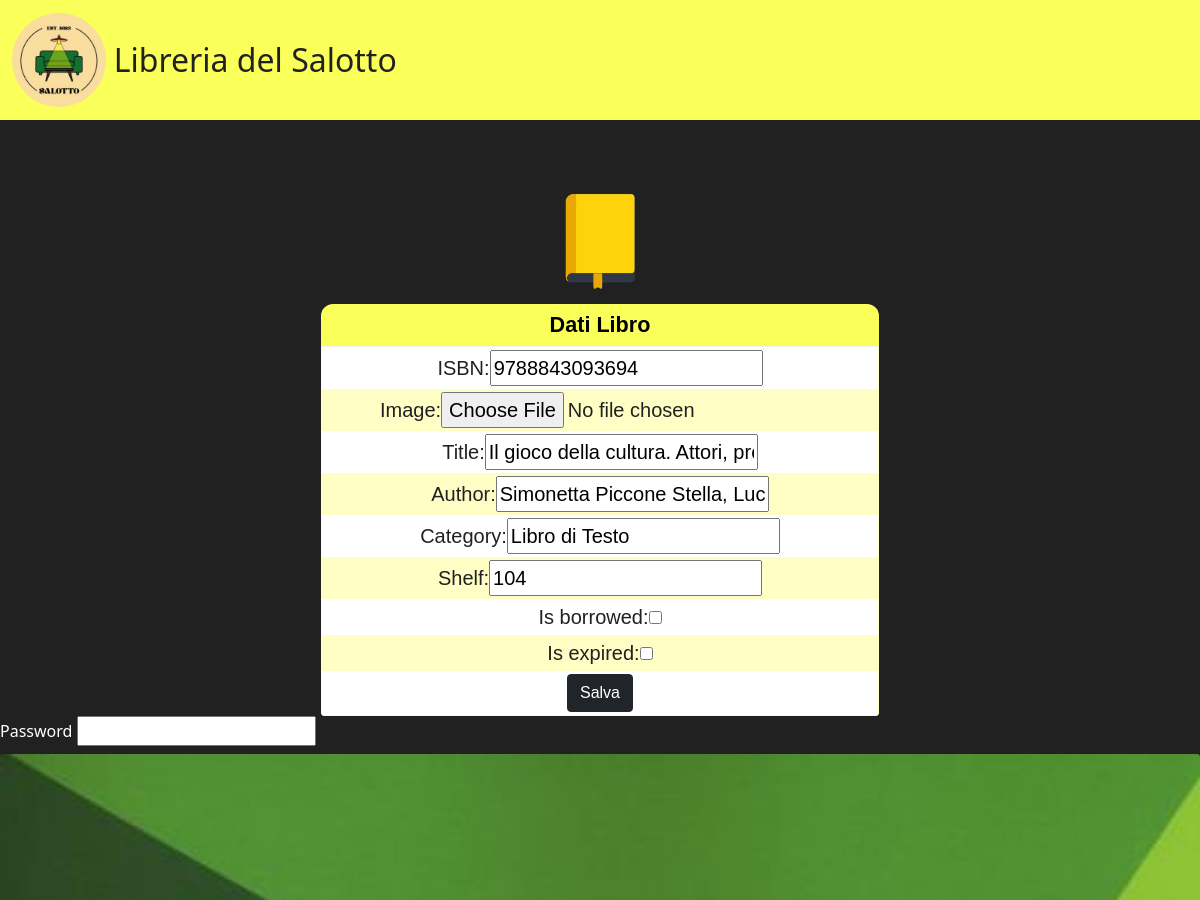
Before: /libreria/9788843093694/modify (upper part) with the older database file.
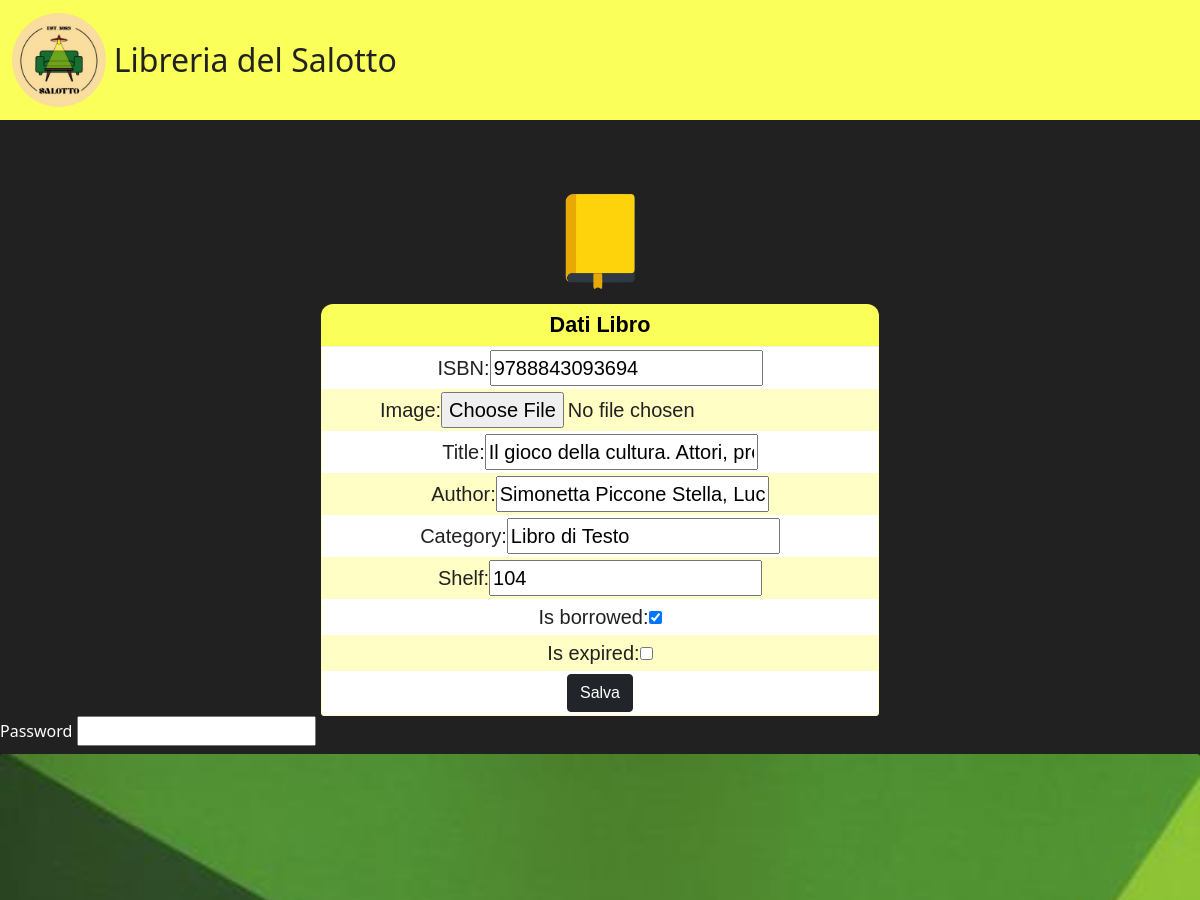
After: the same page with the newer database file.
### libreria/models.py (models this page shows, shortened)
class Libro(models.Model):
    book_id = models.CharField(max_length=13, validators=[MinLengthValidator(13)], primary_key=True)
    image = models.ImageField(upload_to='media/', blank=True, null=True, default="./static/libreria/libro.png", validators=[validate_image])
    title = models.CharField(max_length=500)
    author = models.CharField(max_length=200)
    category = models.CharField(max_length=500, default='')
    shelf = models.CharField(max_length=3, default='999')
    is_borrowed = models.BooleanField(default=False)
    is_expired = models.BooleanField(default=False)
    member = models.ForeignKey(Membro, on_delete=models.SET_NULL, null=True, blank=True, related_name='books')

### libreria/views.py (the view, shortened to what this page needs)
# urls.py: path('<str:book_id>/modify', views.modifica_libro, name="book-modify"),         # Edit book page
def modifica_libro(request, book_id):
    book = get_object_or_404(Libro, book_id=book_id)
    context = {}
    form = LibroForm(instance=book)
    password_form = PasswordForm()  # Assicuriamoci che esista anche per una richiesta GET
    context['form'] = form
    context['password_form'] = password_form
    libri = Libro.objects.all()
    context['libri'] = libri
    context['libro'] = book
    return render(request, 'libreria/add-book.html', context)

### libreria/forms.py
class LibroForm(forms.ModelForm):
    class Meta:
        model = Libro
        fields = ['book_id', 'image', 'title', 'author', 'category', 'shelf', 'is_borrowed', 'is_expired']

class PasswordForm(forms.Form):
    password = forms.CharField(widget=forms.PasswordInput(), required=False, initial="")

### libreria/templates/libreria/add-book.html (shortened to what this page needs)
{% extends 'libreria/common.html'%}
{% block content %}
<form method="post" enctype="multipart/form-data">
    <div class="container">
        <div class="row2">
            <div class="col-sm" style="margin-top: 5%;">
                <center>
                    {% load static %}
                    <img src="{% static 'libreria/libro.png' %}" alt="logolibro" style="width:8rem; height:8rem;">
                    <div class="tab">
                        <div class="tab__title">Dati Libro</div>
                        <div class="tab__data">
                            <div class="tab__center">
                                <div class="item"><label for="id_book_id">ISBN:</label><input type="text" name="book_id" maxlength="13" required="" id="id_book_id" value="{{ libro.book_id|escape }}"></div>
                                <div class="item"><label for="id_image">Image:</label><input type="file" name="image" accept="image/*" id="id_image"></div>
                                <div class="item"><label for="id_title">Title:</label><input type="text" name="title" maxlength="500" required="" id="id_title" value="{{ libro.title|escape }}"></div>
                                <div class="item"><label for="id_author">Author:</label><input type="text" name="author" maxlength="200" required="" id="id_author" value="{{ libro.author|escape }}"></div>
                                <div class="item"><label for="id_title">Category:</label><input type="text" name="category" maxlength="500" id="id_category" value="{{ libro.category|escape }}"></div>
                                <div class="item"><label for="id_shelf">Shelf:</label><input type="text" name="shelf" maxlength="3" id="id_shelf" value="{{ libro.shelf|escape }}"></div>
                                <div class="item"><label for="id_is_borrowed">Is borrowed:</label><input type="checkbox" name="is_borrowed" id="id_is_borrowed" {% if libro.is_borrowed %}checked{% endif %}></div>
                                <div class="item"><label for="id_is_expired">Is expired:</label><input type="checkbox" name="is_expired" id="id_is_expired" {% if libro.is_expired %}checked{% endif %}></div>
                                <div class="item"><button type="submit" class="btn btn-dark">Salva</button></div>
                            </div>
                        </div>
                    </div>
                </center>
            </div>
        </div>
    </div>
    <label for="id_password">Password</label>
        {{ password_form.password }}
    {% if libro.image %}
        <img src="{{ libro.image.url }}" class="card-img-top" alt="..." style=" object-fit: contain; height:70%; min-width:18rem;" >
    {% endif %}
</form>
{% endblock %}

Changed rows visible on the page:
changed Libro "Il gioco della cultura. Attori, processi, prospettive": is_borrowed "☐" → "☑"
